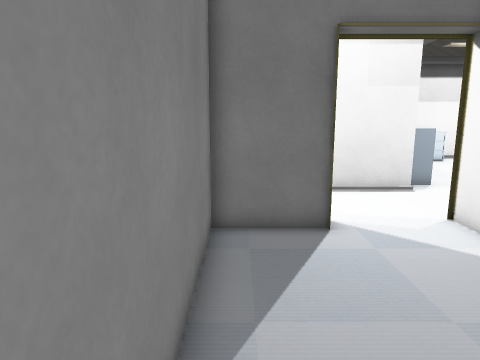
[1] (above)

24 first-person views from a walk through a level from a Godot 3-D game. The camera is 1.5 m above the floor, tilts 10° down and sees 70° across. Doors that lead somewhere are drawn open, without their leaves. The floor is counted in squares, 0.5 m on a side. Each view is taken from the middle of a square. On the plan, view 1 faces up. The plan holds only what a view shows up to about 20 squares ahead; the rest is blank. The place goes on beyond the plan. Some surface patterns are stand-ins.

[2]
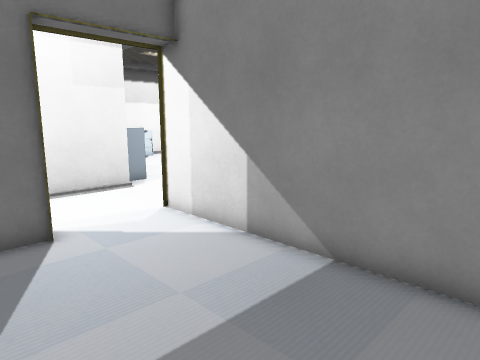

[3]
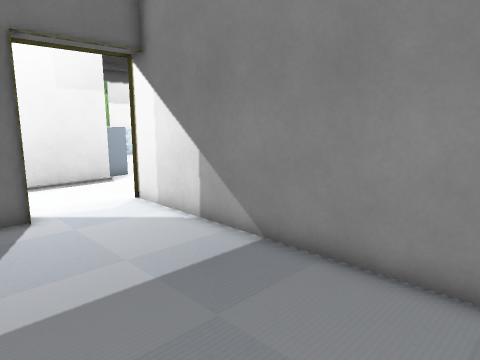

[4]
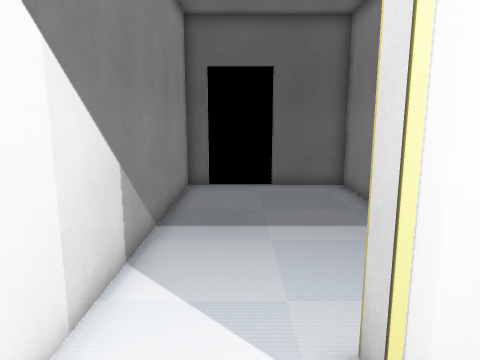

[5]
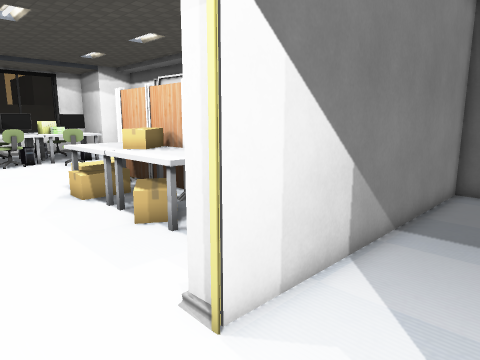

[6]
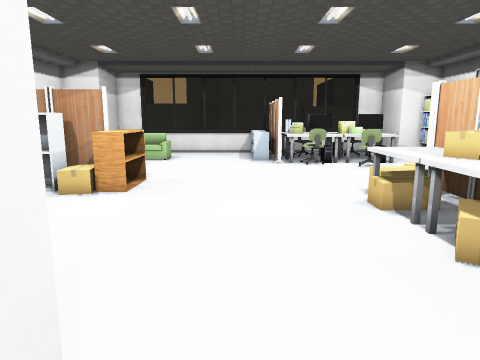

[7]
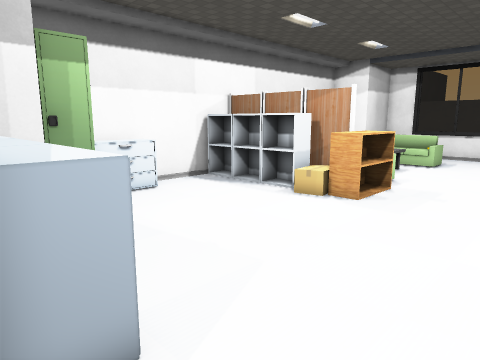

[8]
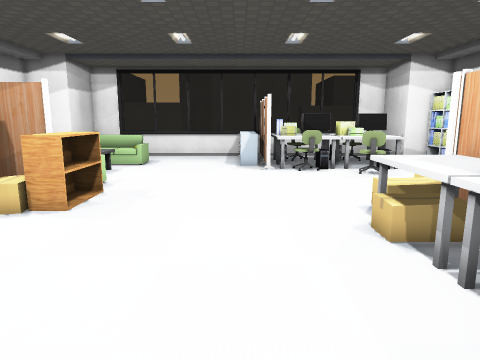

[9]
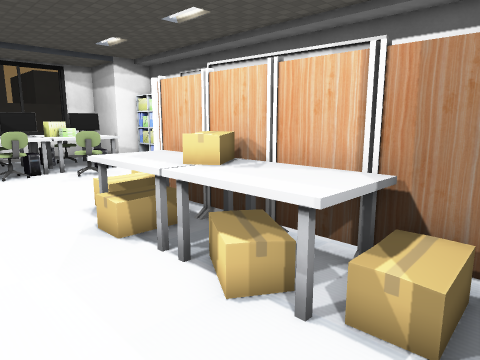

[10]
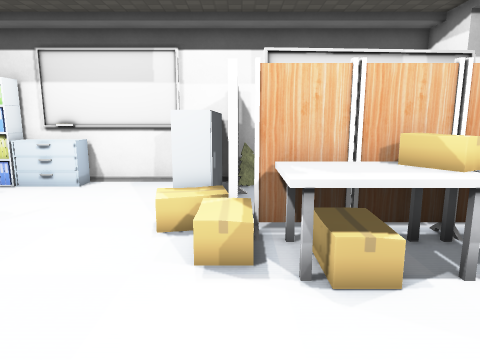

[11]
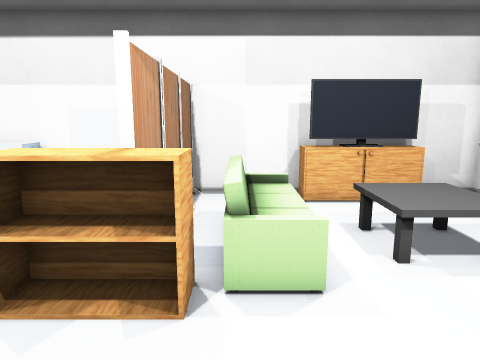

[12]
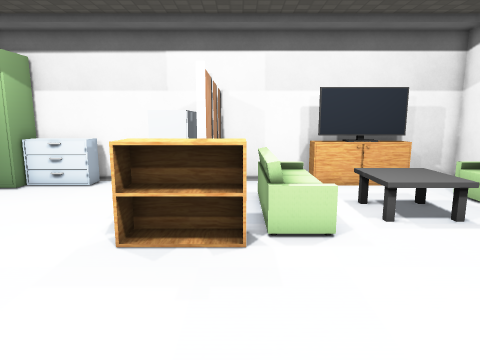

[13]
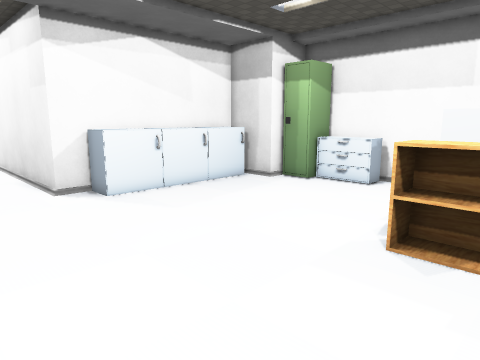

[14]
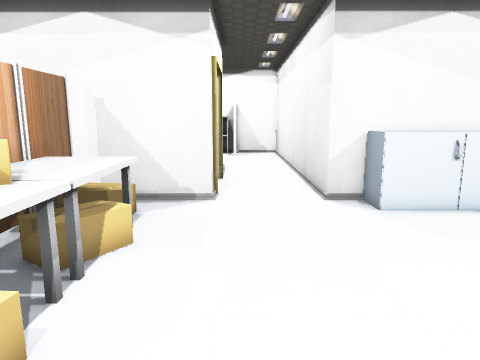

[15]
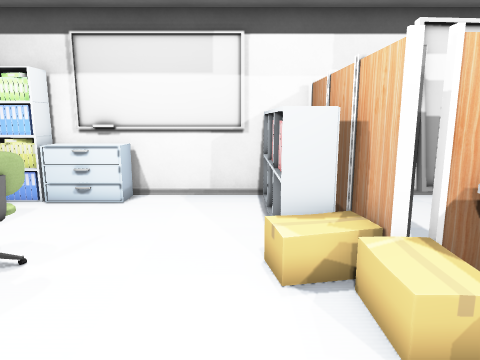

[16]
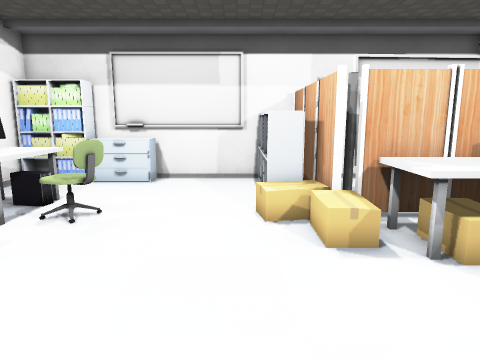

[17]
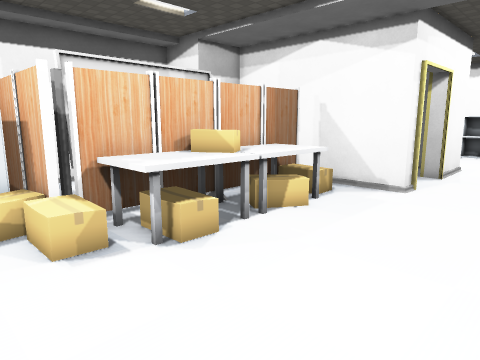

[18]
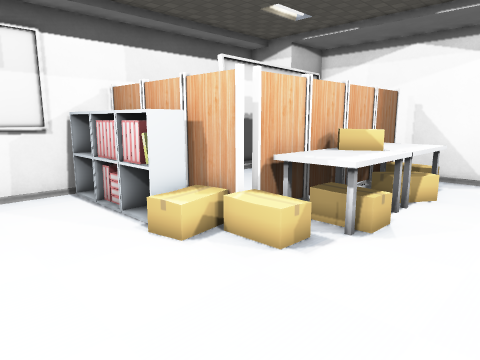

[19]
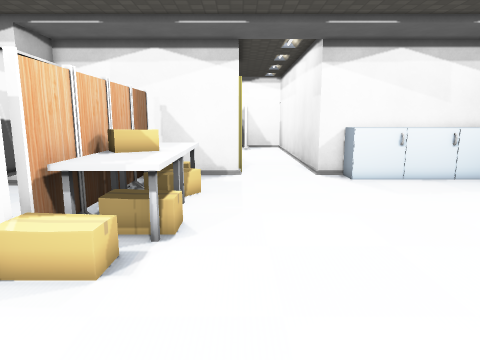

[20]
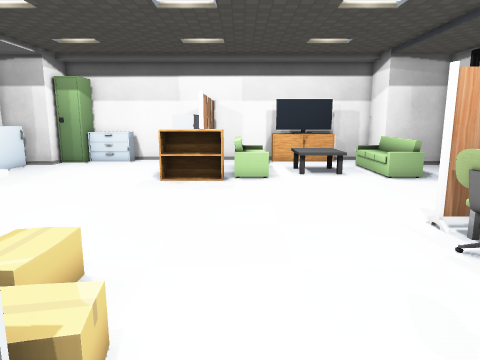

[21]
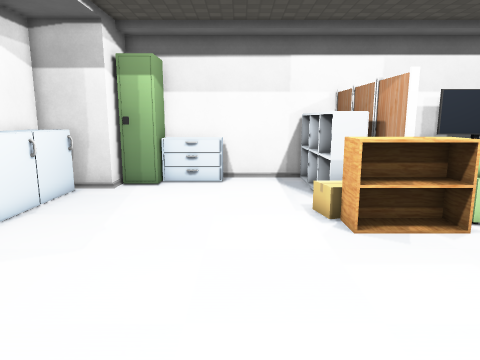

[22]
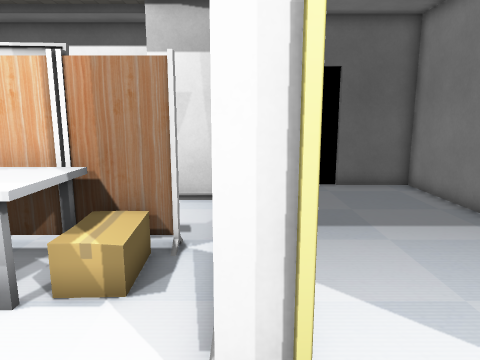

[23]
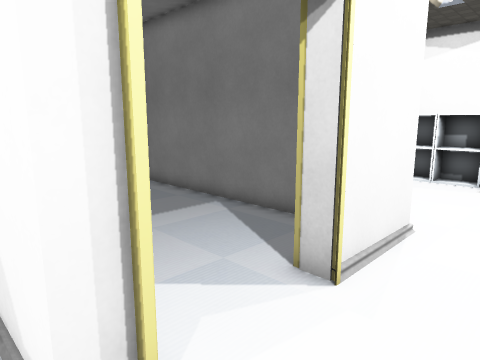

[24]
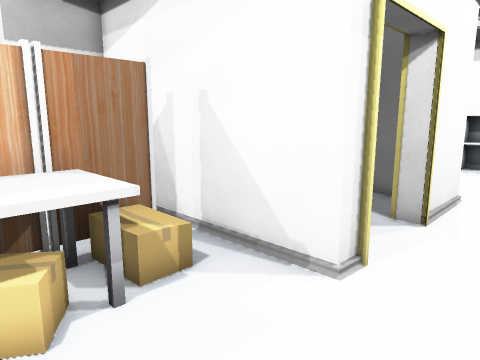

### Floor plan
Key: @ floor where view 1 was taken; # wall or solid block; x gap in a wall; . main floor; : floor 0.5 m higher than the main floor; + floor 1 m higher than the main floor; / step, stairs or slope; D open door; = window, fence, low wall or low ledge; ^ raised ledge; v drop or lower ground; O other object.
Columns run from 1 left of view 1 to 29 right of it. Each row starts with its distance up from view 1.
 27              ######## #########
 26            # ^^^^...# #.. =####
 25            ###==....# #.. .====
 24         ####........# #. =.....
 23         # ^.........###.=O.....
 22         #^^.........###.=O.^^^^
 21         #^^.........#^#.=O.^^^^
 20         #^^.........O #.=O.^^^^
 19         #^^.........^^^^=O.....
 18         #^^.........^^^^.......
 17         #^^....................
 16         #^^....................
 15         #......................
 14 #########......................
 13  ..............................
 12 ...............................
 11 ...............................
 10 ####DDDD#.....................^
  9 ####...##....................=^
  8 #......##..=/////+++.........x^
  7 #......##.//+++//+++:/.......#^
  6 #......##.//+++//+++:/........^
  5 #......##.###======##/O.....^^^
  4 #......##....v..vv=####.....^^^
  3 #......##... ###### ###.......^
  2 #......##...   .... ###.......^
  1 #......##... ...... ###........
  0 #@.....#####....... ###........
 -1 #......#     ....... ##.....^^^
 -2 #......#       ..  OO####  ^^^^
 -3 ########        #######  ######

Positions as (right, up) in squares from view 1, and headings:
1: (0, 0), facing up
2: (0, 0), facing up-right
3: (0, -2), facing up-right
4: (4, 13), facing down
5: (3, 13), facing down-right
6: (5, 13), facing right
7: (7, 12), facing up-right
8: (8, 12), facing right
9: (8, 12), facing down-right
10: (19, 14), facing down
11: (23, 13), facing up
12: (22, 10), facing up
13: (22, 10), facing up-left
14: (20, 11), facing left
15: (22, 11), facing down
16: (22, 15), facing down
17: (22, 15), facing down-left
18: (26, 12), facing down-left
19: (26, 10), facing left
20: (23, 1), facing up
21: (16, 9), facing up
22: (7, 13), facing down
23: (8, 13), facing down-left
24: (13, 13), facing down-left
